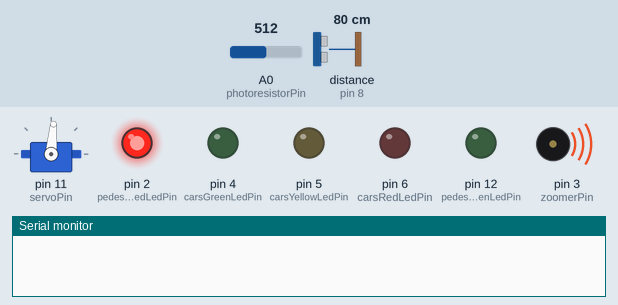
This sketch was run on a simulated Arduino Uno, built with avr-gcc and run on an emulated ATmega328P. Parts: servo, output pins drawn as LEDs (lit = HIGH), buzzer (waves = sounding), the last lines printed to the serial monitor. Wiring (inferred from the names in the program): ultrasonic range finder: trigger pin 7; echo pin 8. Inputs (shaded band) come from the test bench; at power-on: A0 (photoresistorPin) = 512, distance to the obstacle (sensor on pin 8) 80 cm. The echo pulse lasts 58.3 µs per cm; pins used as bus, display or sensor lines are not drawn.

Above: at 0.1 s.
At 0.7 s:
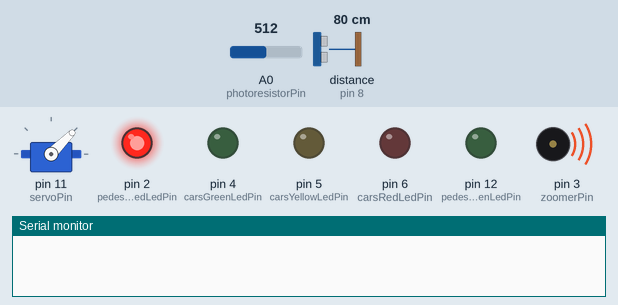
At 1.4 s:
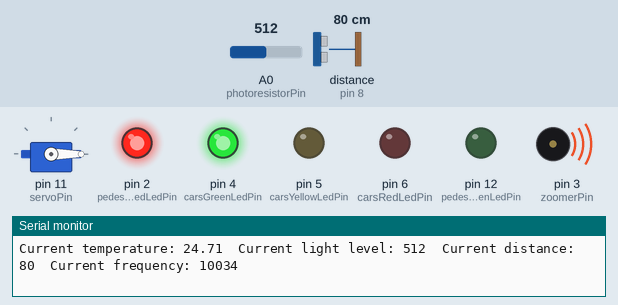
Timing chart, 0 to 2.9 s (numbered marks = the images above):
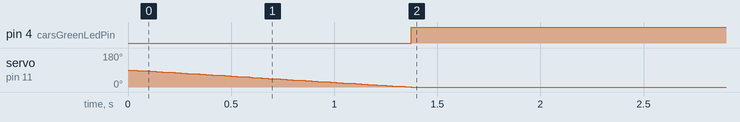

Measured:
- by itself, pin 4 (carsGreenLedPin): LOW → HIGH at 1.4 s
- by itself, servo on pin 11 (servoPin): moves from 90° to 0° over 1.4 s

The sketch:

sketch_nov28a.ino
```cpp
// Simple sketch for traffic lights with pedestrian cross by button press
#include <Servo.h>  // include library for working with servo
Servo myservo;  // create servo object to control a servo

// constants for cars led pins
const int carsRedLedPin = 6;
const int carsYellowLedPin = 5;
const int carsGreenLedPin = 4;

// constants for pedestrian led pins
const int pedestrianRedLedPin = 2;
const int pedestrianGreenLedPin = 12;

const int buttonPin = 10; // const for button pin
const int zoomerPin = 3; // const for zoomer pin
const int servoPin = 11; // const for servo pin
const int distanceSensorTriggerPin = 7; // const for distance sensor trigger pin
const int distanceSensorEchoPin = 8; // const for distance sensor echo pin
const int photoresistorPin = A0;  // const for photoresistor pin
const int temperatureSensorPin = A5;  // const for tmp36 pin
const int variant = 60; // my variant number
const int redGreenDuration = 60; // work duration time for red and green led
const int dangerDistance = 60; // value from distant sensor considered to be danger distance

bool buttonState = false; // variable to read button state
bool enablePedestrian;  // flag variable for pedestrian loop
bool enableDangerAlert;  // flag variable for danger alert loop
unsigned int dangerCheckTime; // variable to check how much time pass since checking distance

float getTemperature() {
  float sensorInput = analogRead(temperatureSensorPin); //read the analog sensor and store it
  float temp = (float)sensorInput / 1024; // find percentage of input reading
  temp = temp * 5;  // multiply by 5V to get voltage
  temp = temp - 0.5;  // subtract the offset
  temp = temp * 100;  // convert to degrees
  return temp;
}

int getDinstance() {
  int duration, distance;

  digitalWrite(distanceSensorTriggerPin, LOW);  // set trigger pin to low for more accurate results
  delayMicroseconds(2);

  digitalWrite(distanceSensorTriggerPin, HIGH); // set trigget pin to high

  delayMicroseconds(10);  // wait 10 μs
  digitalWrite(distanceSensorTriggerPin, LOW);

  duration = pulseIn(distanceSensorEchoPin, HIGH);  // get high signal duration on the echo pin
  distance = duration / 58; // copmuting distance
  return distance;
}

void setZoomer() {
  int photoresistorValue = analogRead(photoresistorPin);  // get value from photoresistor
  int toneValue = map(photoresistorValue, 0, 1023, 50, 20000);  // map it to a frequency range

  noTone(zoomerPin);  // disable previous tone
  tone(zoomerPin, toneValue); // enable new tone
}

void setZoomerDanger() {
  enableDangerAlert = true; // set danger alert flag to true

  noTone(zoomerPin);  // disable previous tone
  tone(zoomerPin, (50 + variant * 200)); // enable new tone
}

void openBarrier(int workTime) {
  for (int pos = 0; pos <= 90; pos += 1) { // goes from 0 degrees to 90 degrees
    // in steps of 1 degree
    myservo.write(pos);              // tell servo to go to position in variable 'pos'
    delay(workTime / 90);                        // waits worktime / 90 ms for the servo to reach the position
  }
}

void closeBarrier(int workTime) {
  for (int pos = 90; pos >= 0; pos -= 1) { // goes from 90 degrees to 0 degrees
    // in steps of 1 degree
    myservo.write(pos);              // tell servo to go to position in variable 'pos'
    delay(workTime / 90);                        // waits worktime / 90 ms for the servo to reach the position
  }
}

void printSerialStatus() {
  // function to print sensors values via serial
  int frequency; // init variable for ptrinting frequency

  Serial.print("Current temperature: ");
  Serial.print(getTemperature());

  Serial.print("  Current light level: ");
  Serial.print(analogRead(photoresistorPin));

  Serial.print("  Current distance: ");
  Serial.print(getDinstance());

  Serial.print("  Current frequency: ");

  if(enableDangerAlert) {
    Serial.print("danger - ");
    frequency = (50 + variant * 200);
  } else {
    frequency = map(analogRead(photoresistorPin), 0, 1023, 50, 20000);
  }

  Serial.println(frequency);
}

void setup() {
  Serial.begin(9600); // Start the Serial Port at 9600 baud
  // setting leds pins pinMode to output
  pinMode(carsGreenLedPin, OUTPUT);
  pinMode(carsYellowLedPin, OUTPUT);
  pinMode(carsRedLedPin, OUTPUT);
  pinMode(pedestrianGreenLedPin, OUTPUT);
  pinMode(pedestrianRedLedPin, OUTPUT);

  pinMode(distanceSensorTriggerPin, OUTPUT); // setting distace sensor trigger pinMode to output
  pinMode(buttonPin, INPUT); // setting button pin pinMode to input
  pinMode(temperatureSensorPin, INPUT); // setting tmp36 pin pinMode to input

  myservo.attach(servoPin);  // attaches the servo on servoPin to the servo object

  digitalWrite(pedestrianRedLedPin, HIGH); // enabling pedestrian red led cause it should be enabled due to normal loop
  setZoomer(); // enabling zoomer with red pedestriab led
  closeBarrier(1350);
}

void loop() {
  setZoomer(); // re enabling zoomer to update tone frequency

  digitalWrite(carsGreenLedPin, HIGH);  // enable green cars led
  printSerialStatus();  // print sensors values via serial


  dangerCheckTime = millis(); // save time when checking distant loop begins
  while(millis() < dangerCheckTime + redGreenDuration * 1000) {
    // the loop will be broken after (redGreenDuration)
    if(getDinstance() <= dangerDistance) {
      enableDangerAlert = true;
      setZoomerDanger();
    }
  }
  printSerialStatus();  // print sensors values via serial

  digitalWrite(carsGreenLedPin, LOW); // disable green cars led

  digitalWrite(carsYellowLedPin, HIGH); // enable yellow led
  printSerialStatus();  // print sensors values via serial
  delay(2000);

  buttonState = digitalRead(buttonPin); // read button state
  if(buttonState == HIGH) {
    enablePedestrian = true;  // if button pressed set enablePedestrian flag to true
    openBarrier(3000);
  } else {
    delay(3000);
  }

  digitalWrite(carsYellowLedPin, LOW); // disable yellow led

  digitalWrite(carsRedLedPin, HIGH);  // enable red cars led
  // check if danger alert is enabled
  if (enableDangerAlert) {
    noTone(zoomerPin);  // disable danger alert zoomer
    enableDangerAlert = false;  // set danger alert flag to false
    setZoomer();  // enable zoomer as it must work due to pedestrian red led
  }

  printSerialStatus();  // print sensors values via serial

  // checking if pedestrian lights must be used
  if(enablePedestrian) {
    // enabling red cars led, disabling pedestrian red, and anebling pedestrian green
    digitalWrite(pedestrianRedLedPin, LOW);
    digitalWrite(pedestrianGreenLedPin, HIGH);
    noTone(zoomerPin);  // disable pedestrian red light zoomer
    delay(redGreenDuration * 1000);

    digitalWrite(pedestrianGreenLedPin, LOW); // disabling pedestrian green
    digitalWrite(pedestrianRedLedPin, HIGH); // enabling pedestrian red
    setZoomer(); // enabling pedestrian red light zoomer
    digitalWrite(carsRedLedPin, LOW); // disabling cars red
    digitalWrite(carsYellowLedPin, HIGH); // anabling cars yellow led
    closeBarrier(5000); // close barier
    enablePedestrian = false; // disabling pedestrian flag
  } else {
    // enabling cars red led
    delay(redGreenDuration * 1000);
    digitalWrite(carsRedLedPin, LOW); // disabling cars red led
    digitalWrite(carsYellowLedPin, HIGH); // anabling cars yellow led
    delay(5000);  // yellow light daley
  }

  digitalWrite(carsYellowLedPin, LOW); // disabling cars yellow led
}
```
